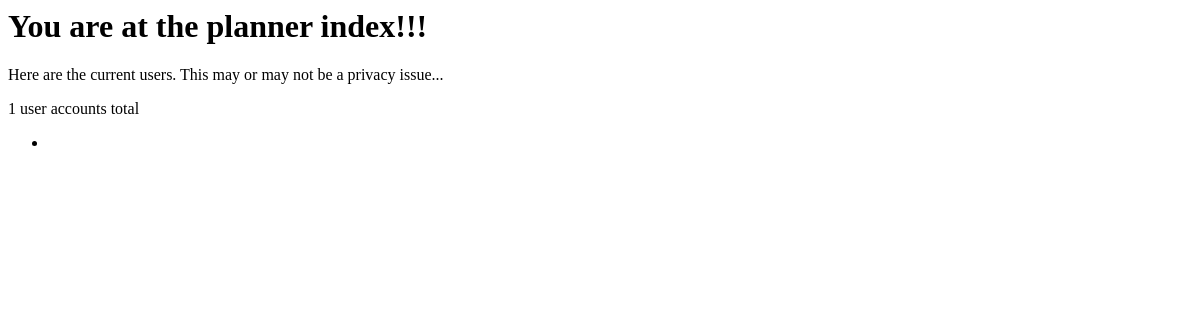
/planner/, run on an earlier commit of the app's database.
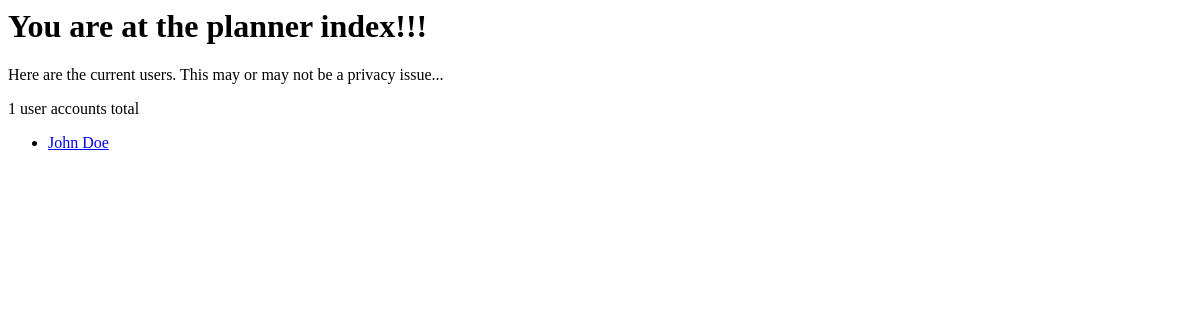
And on a later commit of the database.
### planner/models.py (models this page shows, shortened)
class UserAccount(models.Model):
	firstName = models.CharField(max_length=200)
	lastName = models.CharField(max_length=200)
	username = models.CharField(max_length=200)
	school = models.CharField(max_length=200)

### planner/views.py (the view)
def index(request):
	userAccounts = UserAccount.objects.all();
	context = { 'userAccounts': userAccounts}
	return render(request, 'planner/index.html', context)

### planner/templates/planner/index.html
<h1>You are at the planner index!!!</h1>
<p>Here are the current users. This may or may not be a privacy issue...</p>
<p>{{ userAccounts.count }} user accounts total</p>
<ul>
	{% for account in userAccounts %}
		<li><a href="{% url 'userAccount' username=account.username %}">
			{{ account.firstName }} {{ account.lastName }}
		</a></li>
	{% endfor %}
</ul>

What changed in the data, as far as the page shows it:
now on this page (row edited): UserAccount: firstName "John", lastName "Doe"
